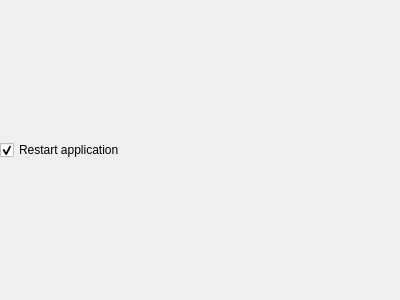
<?xml version="1.0" encoding="UTF-8"?>
<ui version="4.0">
 <class>SuccessPage</class>
 <widget class="QWizardPage" name="SuccessPage">
  <property name="geometry">
   <rect>
    <x>0</x>
    <y>0</y>
    <width>400</width>
    <height>300</height>
   </rect>
  </property>
  <property name="title">
   <string>Installation completed</string>
  </property>
  <property name="subTitle">
   <string>The installation has been completed successfully.</string>
  </property>
  <layout class="QVBoxLayout" name="verticalLayout">
   <property name="leftMargin">
    <number>0</number>
   </property>
   <property name="topMargin">
    <number>0</number>
   </property>
   <property name="rightMargin">
    <number>0</number>
   </property>
   <property name="bottomMargin">
    <number>0</number>
   </property>
   <item>
    <spacer name="verticalSpacer">
     <property name="orientation">
      <enum>Qt::Vertical</enum>
     </property>
     <property name="sizeHint" stdset="0">
      <size>
       <width>20</width>
       <height>40</height>
      </size>
     </property>
    </spacer>
   </item>
   <item>
    <widget class="QCheckBox" name="restartCheckBox">
     <property name="text">
      <string>Restart application</string>
     </property>
     <property name="checked">
      <bool>true</bool>
     </property>
    </widget>
   </item>
   <item>
    <spacer name="verticalSpacer_2">
     <property name="orientation">
      <enum>Qt::Vertical</enum>
     </property>
     <property name="sizeHint" stdset="0">
      <size>
       <width>20</width>
       <height>40</height>
      </size>
     </property>
    </spacer>
   </item>
  </layout>
 </widget>
 <resources/>
 <connections/>
</ui>
